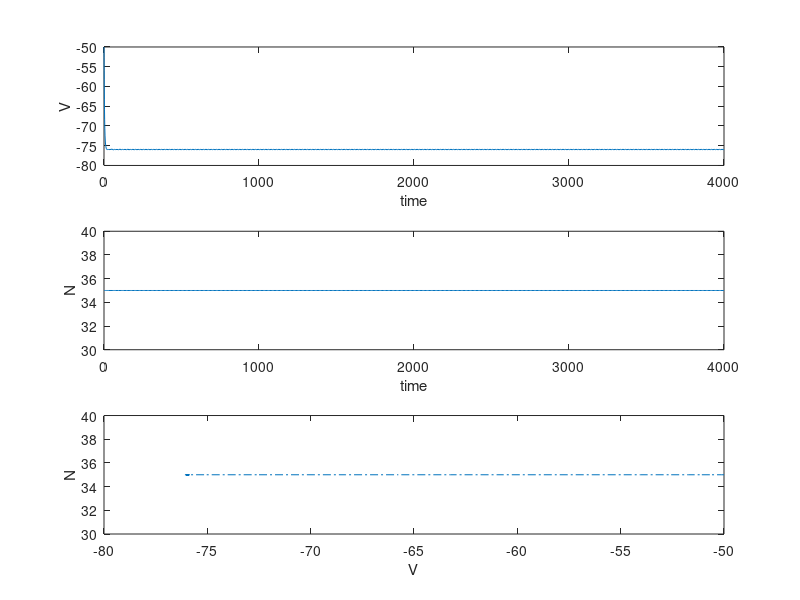

Write the MATLAB code that produced this figure.
function [V,N,t,Ntot]=ml_gill_exact_konly(tmax,Ntot)

%function [V,N,t,Ntot]=ml_rtc_exact_konly(tmax,Ntot);
%
% Exact solution of Morris Lecar with stochastic potassium channel. 
% Using the random time change algorithm.  We track two reactions: 
%
% Rxn 1: closed -> open (per capita rate alpha)
% Rxn 2: open -> closed (per capita rate beta)
%
% Default Ntot=40, tmax=4000.  
%
% Author: PJT July 2013, Case Western Reserve University.

% Applied current "Iapp" set on line 47 below.

%% Use global variables to represent the channel state
%    and random trigger for Poisson process
global Npotassium_tot
global Npotassium
global tau1  T1
global tau2  T2
% total number of Potassium channels
% number of open Potassium channels
% time to next opening event (internal to reaction 1)
% time to next closing event (internal to reaction 2)

%% Set defaults for input arguments
if nargin < 2, Ntot=70; end
Npotassium_tot=Ntot;
if nargin < 1, tmax=4e3; end

%% Parameters
% Standard Morris-Lecar parameters giving a globally attracting limit cycle
% (if applied current Iapp=100) or a stable fixed point (if Iapp=75).
va = -1.2;
vb=18;
vc = 2;
vd = 30;
phi = 0.04;

%% Functions for Morris-Lecar
global Iapp; Iapp=@(t)0; % applied current.
%% 
global minf; minf=@(v)0.5*(1+tanh((v-va)/vb)); % m-gate activation
global xi; xi=@(v)(v-vc)/vd;  % scaled argument for n-gate input
global ninf; ninf=@(v)0.5*(1+tanh(xi(v)));  % n-gate activation function
global tau_n; tau_n=@(v)1./(phi*cosh(xi(v)/2)); % n-gate activation t-const
global alpha; alpha=@(v)(ninf(v)./tau_n(v)); % per capita opening rate
global beta; beta=@(v)((1-ninf(v))./tau_n(v)); % per capita closing rate

%% ODE options including reset
options=odeset('Events',@nextevent);

%% Initialize
t0=0;
t=t0; % global "external" time
tau1=-log(rand); % time of next event on reaction stream 1 ("internal time")
tau2=-log(rand); % time of next event on reaction stream 2 ("internal time")
T1=0; % integrated intensity function for reaction 1
T2=0; % integrated intensity function for reaction 2
V0=-50; % start at an arbitrary middle voltage
V=V0;
N0=ceil(Ntot/2); % start with half of channels open
Npotassium=N0;
N=N0; % use N to record the time course

%% Loop over events
while t(end)<tmax

%% Integrate ODE for voltage, until the next event is triggered
% State vector U for integration contains the following components
%[voltage;
% integral of (# closed)*alpha(v(t));
% integral of (# open)*beta(v(t));
% # open].
U0=[V0;0;0;N0];
tspan=[t(end),tmax];
[tout,Uout,~,~,event_idx]=ode23(@dudtfunc,tspan,U0,options);
Vout=Uout(:,1); % voltage at time of next event
Nout=Uout(:,4); % number of channels open at end of next event
t=[t,tout'];
V=[V,Vout'];
N=[N,Nout'];

%% Identify which reaction occurred, adjust state, and
%  continue, and set trigger for next event.
mu=event_idx; % next reaction index
if mu==1 % next reaction is a channel opening
    N0=N0+1;    % increment channel state
    tau1=tau1-log(rand); % increment in tau1 is exp'l with mean 1
elseif mu==2 % next reaction is another channel closing
    N0=N0-1;    % decrement channel state
    tau2=tau2-log(rand); % increment in tau2 likewise
end

Npotassium=N0;
if N0>Npotassium_tot, error('N>Ntot'), end
if N0<0, error('N<0'), end
T1=T1+Uout(end,2);
T2=T2+Uout(end,3);
V0=V(end);
end % while t(end)<tmax

%% Plot output
figure
subplot(3,1,1),plot(t,V),xlabel('time'),ylabel('V')
subplot(3,1,2),plot(t,N),xlabel('time'),ylabel('N')
subplot(3,1,3),plot(V, N, '-.'),xlabel('V'),ylabel('N')
%subplot(3,1,3),plot(t,Iapp),xlabel('time'),ylabel('I')
shg
end

%% Define the RHS for Morris-Lecar
% state vector for integration is as follows:
% u(1) = voltage
% u(2) = integral of activation hazard function
% u(3) = integral of inactivation hazard function
% u(4) = N (number of open potassium channels)
function dudt=dudtfunc(t,u)
global Iapp  % Applied Current
global minf  % asymptotic target for (deterministic) Calcium channel
global Npotassium Npotassium_tot  % num. open, total num. of channels
global alpha beta  % per capita transition rates

%% Parameters
vK = -84;
vL = -60;
vCa = 120;
gK =8;
gL =2;
C=20;
gCa = 4.4;

%% calculate the RHS;
v=u(1); % extract the voltage from the input vector
dudt=[(Iapp(t)-gCa*minf(v)*(v-vCa)-gL*(v-vL)-gK*(Npotassium/Npotassium_tot)*(v-vK))/C; % voltage
    alpha(v)*(Npotassium_tot-Npotassium); % channel opening internal time
    beta(v)*Npotassium;% channel closing internal time
0]; % N is constant between events
end

%% Define behavior at threshold crossing
% function [value,isterminal,direction] = nextevent(~,u)
%     global tau1 T1 % timing trigger for reaction 1 (opening)
%     global tau2 T2 % timing trigger for reaction 2 (closing)
%     value=[u(2)-(tau1-T1);u(3)-(tau2-T2)];
%     isterminal=[1;1]; % stop and restart integration at crossing
%     direction=[1;1]; % increasing value of the quantity at the trigger
% end

% Define behavior at threshold crossing
function [value,isterminal,direction] = nextevent(~,u)
    global tau1 T1 % timing trigger for reaction 1 (opening)
    global tau2 T2 % timing trigger for reaction 2 (closing)
    value=[tau1-log(rand);];
    isterminal=[1;1]; % stop and restart integration at crossing
    direction=[1;1]; % increasing value of the quantity at the trigger
end


